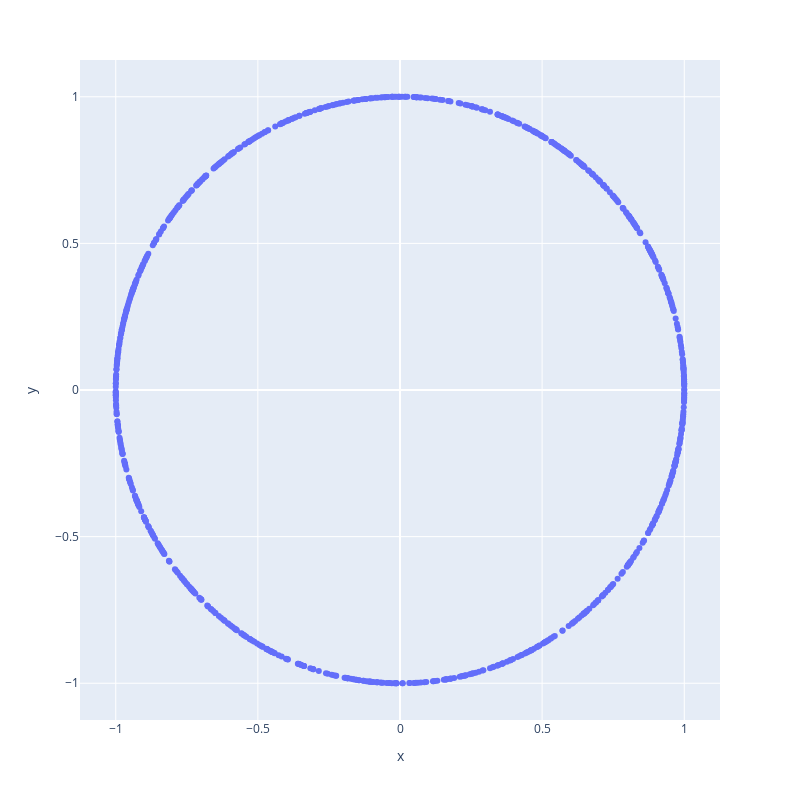

The code cell stored with this chart in its notebook:
### Code cell
# Testing hypersphere sample
def hypersphere_sample(dim):

    direction = np.random.normal(size=dim)
    direction = np.sqrt(sum(direction**2))**(-1) * direction

    return torch.from_numpy(direction)

samples = []
for i in range(1000):
    direction = hypersphere_sample(2)
    samples.append(direction)
samples = hf.vectors_to_nested_list(samples)
px.scatter(x=samples[0], y=samples[1], width=800, height=800)

### Figure 1 — Plotly figure (JSON) as saved in the notebook; plotly's stock layout.template omitted (floating-point values rounded to 4 significant figures; data arrays with more than 128 entries replaced by an {"elided": "..."} marker saying what was removed)
{"data": [{"hovertemplate": "x=%{x}<br>y=%{y}<extra></extra>", "legendgroup": "", "marker": {"color": "#636efa", "symbol": "circle"}, "mode": "markers", "name": "", "orientation": "v", "showlegend": false, "type": "scatter", "x": {"elided": "1000 float values"}, "xaxis": "x", "y": {"elided": "1000 float values"}, "yaxis": "y"}], "layout": {"height": 800, "legend": {"tracegroupgap": 0}, "margin": {"t": 60}, "width": 800, "xaxis": {"anchor": "y", "domain": [0, 1], "title": {"text": "x"}}, "yaxis": {"anchor": "x", "domain": [0, 1], "title": {"text": "y"}}}}
